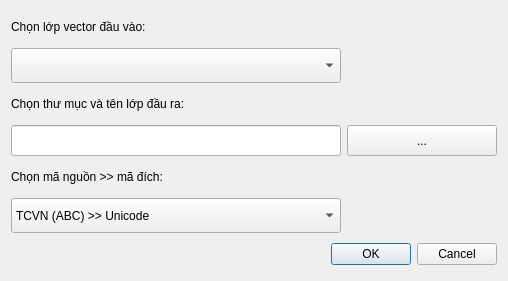
<?xml version="1.0" encoding="UTF-8"?>
<ui version="4.0">
 <class>ConverterDialogBase</class>
 <widget class="QDialog" name="ConverterDialogBase">
  <property name="geometry">
   <rect>
    <x>0</x>
    <y>0</y>
    <width>508</width>
    <height>281</height>
   </rect>
  </property>
  <property name="windowTitle">
   <string>Chuyển đổi mã font chữ tiếng Việt</string>
  </property>
  <layout class="QGridLayout" name="gridLayout">
   <item row="0" column="0">
    <widget class="QLabel" name="label">
     <property name="maximumSize">
      <size>
       <width>250</width>
       <height>35</height>
      </size>
     </property>
     <property name="text">
      <string>Chọn lớp vector đầu vào:</string>
     </property>
    </widget>
   </item>
   <item row="2" column="0">
    <widget class="QLabel" name="label_3">
     <property name="maximumSize">
      <size>
       <width>300</width>
       <height>35</height>
      </size>
     </property>
     <property name="text">
      <string>Chọn thư mục và tên lớp đầu ra:</string>
     </property>
    </widget>
   </item>
   <item row="1" column="0" colspan="2">
    <widget class="QComboBox" name="input_layer">
     <property name="minimumSize">
      <size>
       <width>0</width>
       <height>35</height>
      </size>
     </property>
     <property name="maximumSize">
      <size>
       <width>16777215</width>
       <height>35</height>
      </size>
     </property>
     <property name="toolTip">
      <string>Hãy chọn lớp vector (các định dạng OGR)...</string>
     </property>
    </widget>
   </item>
   <item row="3" column="2">
    <widget class="QPushButton" name="output_select_Button">
     <property name="maximumSize">
      <size>
       <width>150</width>
       <height>35</height>
      </size>
     </property>
     <property name="toolTip">
      <string>Chọn thư mục và đặt tên lớp đầu ra</string>
     </property>
     <property name="text">
      <string>...</string>
     </property>
    </widget>
   </item>
   <item row="7" column="1" colspan="2">
    <widget class="QDialogButtonBox" name="button_box">
     <property name="maximumSize">
      <size>
       <width>16777215</width>
       <height>35</height>
      </size>
     </property>
     <property name="orientation">
      <enum>Qt::Horizontal</enum>
     </property>
     <property name="standardButtons">
      <set>QDialogButtonBox::Cancel|QDialogButtonBox::Ok</set>
     </property>
    </widget>
   </item>
   <item row="4" column="0">
    <widget class="QLabel" name="label_4">
     <property name="maximumSize">
      <size>
       <width>290</width>
       <height>35</height>
      </size>
     </property>
     <property name="text">
      <string>Chọn mã nguồn &gt;&gt; mã đích:</string>
     </property>
    </widget>
   </item>
   <item row="3" column="0" colspan="2">
    <widget class="QLineEdit" name="output_layer">
     <property name="maximumSize">
      <size>
       <width>16777215</width>
       <height>35</height>
      </size>
     </property>
     <property name="toolTip">
      <string>Hãy nhấp vào nút ... để đặt thư mục và lớp *.SHP đầu ra</string>
     </property>
    </widget>
   </item>
   <item row="5" column="0" colspan="2">
    <widget class="QComboBox" name="type_Box">
     <property name="minimumSize">
      <size>
       <width>0</width>
       <height>35</height>
      </size>
     </property>
     <property name="maximumSize">
      <size>
       <width>16777215</width>
       <height>35</height>
      </size>
     </property>
     <item>
      <property name="text">
       <string>TCVN (ABC) &gt;&gt; Unicode</string>
      </property>
     </item>
     <item>
      <property name="text">
       <string>Unicode &gt;&gt; TCVN (ABC)</string>
      </property>
     </item>
     <item>
      <property name="text">
       <string>TCVN (ABC) &gt;&gt; Khong dau</string>
      </property>
     </item>
     <item>
      <property name="text">
       <string>Unicode &gt;&gt; Khong dau</string>
      </property>
     </item>
    </widget>
   </item>
  </layout>
 </widget>
 <resources/>
 <connections>
  <connection>
   <sender>button_box</sender>
   <signal>accepted()</signal>
   <receiver>ConverterDialogBase</receiver>
   <slot>accept()</slot>
   <hints>
    <hint type="sourcelabel">
     <x>340</x>
     <y>580</y>
    </hint>
    <hint type="destinationlabel">
     <x>20</x>
     <y>20</y>
    </hint>
   </hints>
  </connection>
  <connection>
   <sender>button_box</sender>
   <signal>rejected()</signal>
   <receiver>ConverterDialogBase</receiver>
   <slot>reject()</slot>
   <hints>
    <hint type="sourcelabel">
     <x>340</x>
     <y>580</y>
    </hint>
    <hint type="destinationlabel">
     <x>20</x>
     <y>20</y>
    </hint>
   </hints>
  </connection>
 </connections>
 <designerdata>
  <property name="gridDeltaX">
   <number>10</number>
  </property>
  <property name="gridDeltaY">
   <number>10</number>
  </property>
  <property name="gridSnapX">
   <bool>true</bool>
  </property>
  <property name="gridSnapY">
   <bool>true</bool>
  </property>
  <property name="gridVisible">
   <bool>true</bool>
  </property>
 </designerdata>
</ui>
